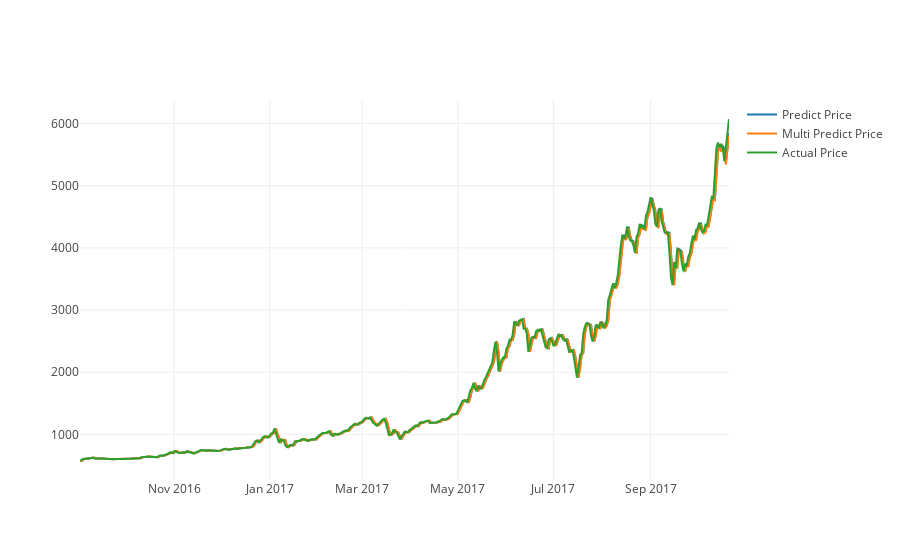

Notebook code cell kept with this figure:
### Markdown cell above
#### Plot line graph with actual price, predicted price with feature `Weighted Price`, predicted price with features `Volume` and `Weighted Price`

### Code cell
actual_chart = go.Scatter(x=predictDates, y=inv_y, name= 'Actual Price')
multi_predict_chart = go.Scatter(x=predictDates, y=inv_yhat, name= 'Multi Predict Price')
predict_chart = go.Scatter(x=predictDates, y=yhat_reshape, name= 'Predict Price')
py.iplot([predict_chart, multi_predict_chart, actual_chart])

### Figure 1 — Plotly figure (JSON) as saved in the notebook; plotly's stock layout.template omitted (floating-point values rounded to 4 significant figures; data arrays with more than 128 entries replaced by an {"elided": "..."} marker saying what was removed)
{"data": [{"name": "Predict Price", "type": "scatter", "x": {"elided": "415 str values"}, "y": {"elided": "415 float values"}}, {"name": "Multi Predict Price", "type": "scatter", "x": {"elided": "415 str values"}, "y": {"elided": "415 float values"}}, {"name": "Actual Price", "type": "scatter", "x": {"elided": "415 str values"}, "y": {"elided": "415 float values"}}], "layout": {}}
